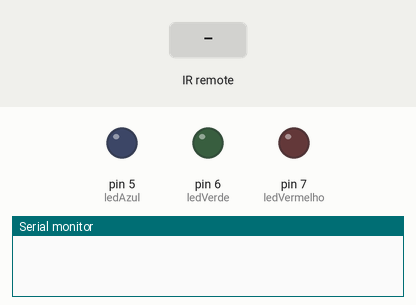
Recording of a sketch running on a simulated Arduino Uno, built with avr-gcc and run on an emulated ATmega328P. Shown: output pins drawn as LEDs (lit = HIGH), the last lines printed to the serial monitor. The inputs (shaded band) are chosen by the test bench.

Above: at 1.2 s.
1.3 s: infrared code 0xE0E036C9 received
At 1.6 s:
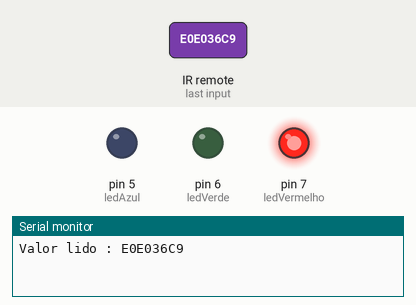
2.8 s: infrared code 0xE0E028D7 received
At 3.9 s:
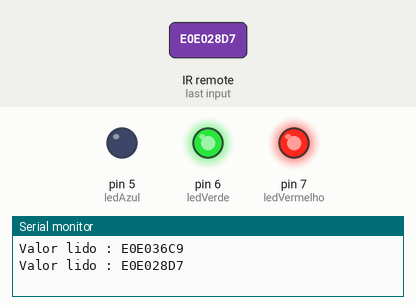
4.3 s: infrared code 0xE0E06897 received
At 5.1 s:
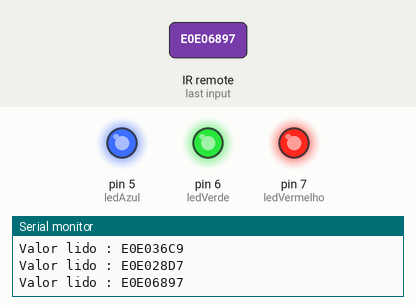
Timing chart, 0 to 7.3 s (numbered marks = the images above; inputs shaded):
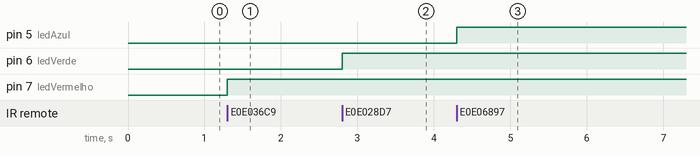

The sketch:

IrRemote.ino
```cpp
/* Programa: Controlando o Arduino com Controle Remoto
   Autor: Domingos R S Jr

   vermelho: E0E036C9
   verde: E0E028D7
   azul: E0E06897
   apaga (EXIT): E0E0B44B
   acende tudo OK - E0E016E9
   apaga tudo Sair (POWER) - E0E040BF

    */


#include <IRremote.h>

int pinoRecepitorIR = 11;
int valorRecebido;
int ledVermelho = 7;
int ledVerde = 6;
int ledAzul = 5;

// Definindo o código de cada ação que deverá ser realizada
int AcendeVermelho = 0xE0E036C9;
int ApagaVermelho = 0xE0E0B44B;
int AcendeVerde = 0xE0E028D7;
int ApagaVerde = 0xE0E0B44B;
int AcendeAzul = 0xE0E06897;
int ApagaAzul = 0xE0E0B44B;
int AcendeTudo = 0xE0E016E9;
int ApagaTudo = 0xE0E040BF;

IRrecv irrecv(pinoRecepitorIR);
decode_results results;

void setup()
{
pinMode(ledVermelho, OUTPUT); // Definindo os pinos dos leds como saida
pinMode(ledVerde, OUTPUT);
pinMode(ledAzul, OUTPUT);
Serial.begin(9600); // Iniciando o Monitor Serial da IDE
irrecv.enableIRIn(); // Inicializa o receptor IR do controle remoto
}

void loop()
{
if (irrecv.decode(&results)) // Executa caso receba algum códico
{
Serial.print("Valor lido : ");
Serial.println(results.value, HEX);
valorRecebido = (results.value);

if (valorRecebido == AcendeVermelho) //Verifica se a tecla 1 foi acionada
{
digitalWrite(ledVermelho, HIGH); //Acende o led vermelho
}
if (valorRecebido == ApagaVermelho) //Verifica se a tecla 2 foi acionada
{
digitalWrite(ledVermelho, LOW); //Apaga o led vermelho
}
if (valorRecebido == AcendeVerde) //Verifica se a tecla 4 foi acionada
{
digitalWrite(ledVerde, HIGH); //Acende o led verde
}
if (valorRecebido == ApagaVerde) //Verifica se a tecla 5 foi acionada
{
digitalWrite(ledVerde, LOW); //Apaga o led verde
}
if (valorRecebido == AcendeAzul) //Verifica se a tecla 7 foi acionada
{
digitalWrite(ledAzul, HIGH); //Acende o led azul
}
if (valorRecebido == ApagaAzul) //Verifica se a tecla 8 foi acionada
{
digitalWrite(ledAzul, LOW); //Apaga o led verde
}
if (valorRecebido == AcendeTudo) //Verifica se a tecla "OK" foi acionada
{
digitalWrite(ledVermelho, HIGH); //Acende todos os leds
digitalWrite(ledVerde, HIGH);
digitalWrite(ledAzul, HIGH);
}
if (valorRecebido == ApagaTudo) //Verifica se a tecla "Sair" foi acionada
{
digitalWrite(ledVermelho, LOW); //Apaga todos os leds
digitalWrite(ledVerde, LOW);
digitalWrite(ledAzul, LOW);
}
irrecv.resume(); //Le o valor da próxima tecla pressionada
}
}
```

Measured:
- after the input at 1.3 s, pin 7 (ledVermelho): LOW → HIGH at once
- after the input at 2.8 s, pin 6 (ledVerde): LOW → HIGH at once
- after the input at 4.3 s, pin 5 (ledAzul): LOW → HIGH at once
